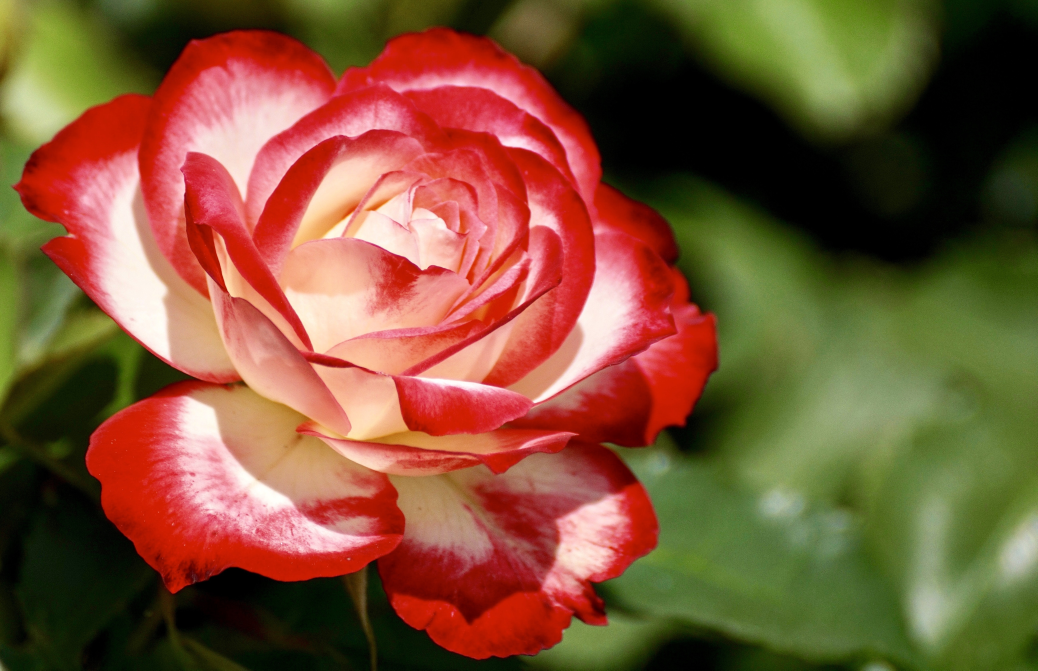
#> input picture Images/Flower.jpg, 5188 x 3352 px (shown at 1/5 size)
$ python Image_streching.py
#> lines starting #> are read from the running program, lines starting #| are printed output that depends on the picture
import cv2
import numpy as np
import math
from matplotlib import pyplot as plt
flower = cv2.imread("Images/Flower.jpg")
#> flower is the input picture: shape (3352, 5188, 3); mean B, G, R 54.7, 84.3, 125.6
flower = cv2.resize(flower, (800,600))
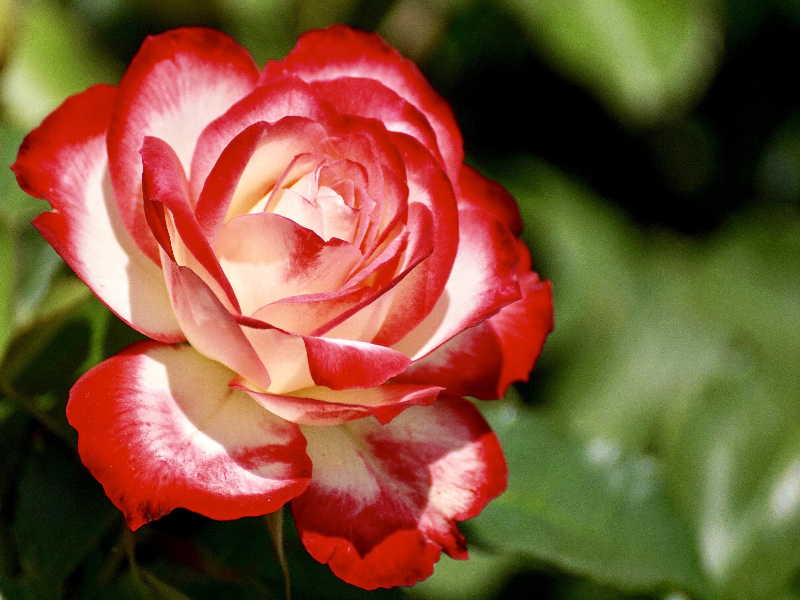
#> flower: shape (600, 800, 3); mean B, G, R 54.5, 84.1, 125.5
s = flower.shape
#> s = (600, 800, 3)
flowerGray = cv2.cvtColor(flower, cv2.COLOR_BGR2GRAY)
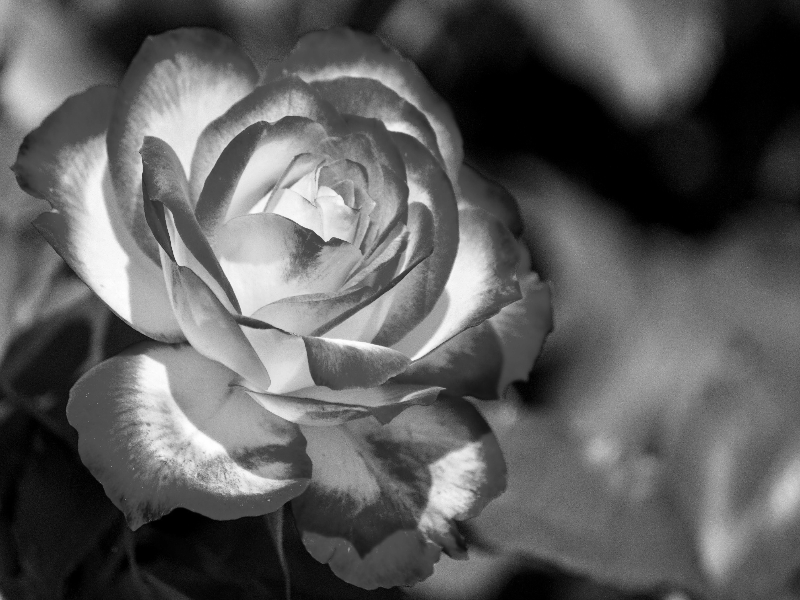
#> flowerGray: shape (600, 800); min 0, max 255, mean 93.1
flowerGray = cv2.convertScaleAbs(flowerGray, alpha=1.10, beta=40)
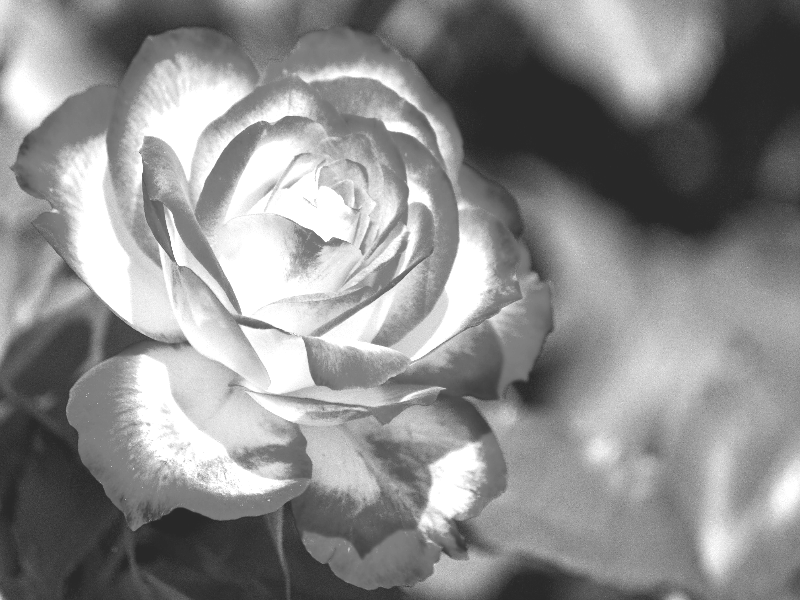
#> flowerGray: shape (600, 800); min 40, max 255, mean 140.4
# [5 lines of commented-out code are left out]
histg = cv2.calcHist([flowerGray],[0],None,[256],[0,256]) #None for full  image #0 for gray scale#
#> histg = 256 values, max 34671 at index 255, min 0 at index 0, mean 1875
#print(histg)
x = histg.reshape(1,256)
y=np.zeros(shape=(1,256))
for i in range(256):
    if x[0,i]==0:
        y[0,i]=0
    else:
        y[0,i]=i

for i in range(256):  # finding Min and Max
    if y[0,i]==0:
        continue
    elif y[0,i]!=0:
        min = y[0,i]
        break
#> this loop made 41 passes
#> min on pass 41: 40
max = y.max(1)
#> max = [255]

strech = np.round((255/(max-min))*(y-min))

for i in range(256):
    if strech[0,i]<0:
        strech[0,i]=0
    elif strech[0,i]>255:
        strech[0,i]=255
for i in range(s[0]-1):
    for j in range(s[1]-1):
        k = flowerGray[i,j]
        flowerGray[i,j] = strech[0,k]
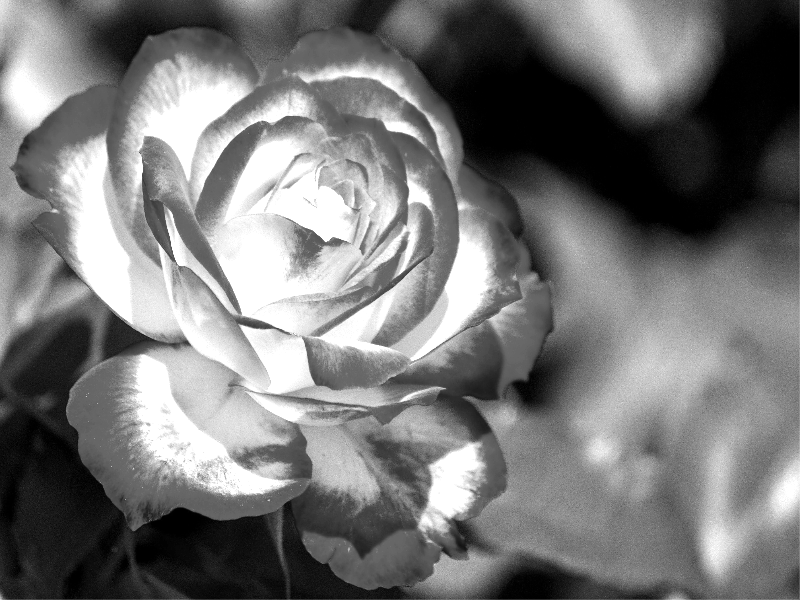
#> flowerGray: shape (600, 800); min 0, max 255, mean 119.1
histg2 = cv2.calcHist([flowerGray],[0],None,[256],[0,256])
#> histg2 = 256 values, max 34671 at index 255, min 0 at index 3, mean 1875
#cv2.imshow('mysteching',flowerGray)
#cv2.waitKey(0)
plt.plot(histg)
plt.plot(histg2)
plt.show()
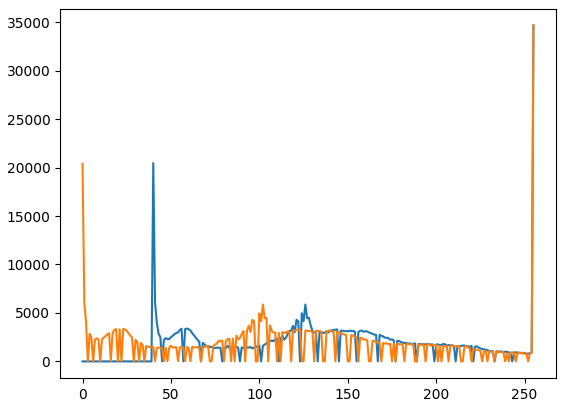
#> figure drawn by matplotlib, 1 panel; curve peaks at x = 255, y = 34671; curve peaks at x = 255, y = 34671
